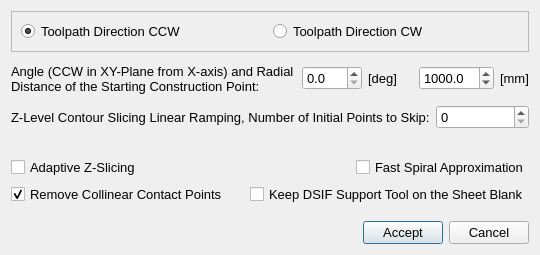
<?xml version="1.0" encoding="UTF-8"?>
<ui version="4.0">
 <class>toolpathParametersAdvancedDialog</class>
 <widget class="QDialog" name="toolpathParametersAdvancedDialog">
  <property name="geometry">
   <rect>
    <x>0</x>
    <y>0</y>
    <width>540</width>
    <height>255</height>
   </rect>
  </property>
  <property name="windowTitle">
   <string>Advanced Toolpath Parameters</string>
  </property>
  <layout class="QVBoxLayout" name="verticalLayout">
   <item>
    <layout class="QHBoxLayout" name="horizontalLayout">
     <item>
      <widget class="QFrame" name="frame">
       <property name="font">
        <font>
         <pointsize>10</pointsize>
        </font>
       </property>
       <property name="frameShape">
        <enum>QFrame::StyledPanel</enum>
       </property>
       <property name="frameShadow">
        <enum>QFrame::Raised</enum>
       </property>
       <layout class="QHBoxLayout" name="horizontalLayout_5">
        <item>
         <widget class="QRadioButton" name="toolDirectionCCWRadio">
          <property name="text">
           <string>Toolpath Direction CCW</string>
          </property>
          <property name="checked">
           <bool>true</bool>
          </property>
         </widget>
        </item>
        <item>
         <widget class="QRadioButton" name="toolDirectionCWRadio">
          <property name="text">
           <string>Toolpath Direction CW</string>
          </property>
         </widget>
        </item>
       </layout>
      </widget>
     </item>
    </layout>
   </item>
   <item>
    <layout class="QHBoxLayout" name="horizontalLayout_2">
     <item>
      <widget class="QLabel" name="label">
       <property name="sizePolicy">
        <sizepolicy hsizetype="Fixed" vsizetype="Fixed">
         <horstretch>0</horstretch>
         <verstretch>0</verstretch>
        </sizepolicy>
       </property>
       <property name="minimumSize">
        <size>
         <width>285</width>
         <height>41</height>
        </size>
       </property>
       <property name="maximumSize">
        <size>
         <width>261</width>
         <height>41</height>
        </size>
       </property>
       <property name="font">
        <font>
         <pointsize>10</pointsize>
        </font>
       </property>
       <property name="toolTip">
        <string>A construction point will be created 10m in this XY-direction. On the discretized contour, the closest point to this construction point will be used to start the current increment.</string>
       </property>
       <property name="statusTip">
        <string>A construction point will be created 10m in this XY-direction. On the discretized contour, the closest point to this construction point will be used to start the current increment.</string>
       </property>
       <property name="text">
        <string>Angle (CCW in XY-Plane from X-axis) and Radial Distance of the Starting Construction Point:</string>
       </property>
       <property name="alignment">
        <set>Qt::AlignLeading|Qt::AlignLeft|Qt::AlignVCenter</set>
       </property>
       <property name="wordWrap">
        <bool>true</bool>
       </property>
      </widget>
     </item>
     <item>
      <widget class="QDoubleSpinBox" name="startAngleSpinBox">
       <property name="font">
        <font>
         <pointsize>10</pointsize>
        </font>
       </property>
       <property name="toolTip">
        <string>A construction point will be created in this XY-direction. On the discretized contour, the closest point to this construction point will be used to start the current increment.</string>
       </property>
       <property name="statusTip">
        <string>A construction point will be created in this XY-direction. On the discretized contour, the closest point to this construction point will be used to start the current increment.</string>
       </property>
       <property name="decimals">
        <number>1</number>
       </property>
       <property name="maximum">
        <double>359.899999999999977</double>
       </property>
      </widget>
     </item>
     <item>
      <widget class="QLabel" name="label_2">
       <property name="font">
        <font>
         <pointsize>10</pointsize>
        </font>
       </property>
       <property name="text">
        <string>[deg]</string>
       </property>
      </widget>
     </item>
     <item>
      <spacer name="horizontalSpacer_4">
       <property name="orientation">
        <enum>Qt::Horizontal</enum>
       </property>
       <property name="sizeHint" stdset="0">
        <size>
         <width>40</width>
         <height>20</height>
        </size>
       </property>
      </spacer>
     </item>
     <item>
      <widget class="QDoubleSpinBox" name="startingDistanceSpinBox">
       <property name="font">
        <font>
         <pointsize>10</pointsize>
        </font>
       </property>
       <property name="toolTip">
        <string>A construction point will be created at this radial distance from the origin. On the discretized contour, the closest point to this construction point will be used to start the current increment.</string>
       </property>
       <property name="statusTip">
        <string>A construction point will be created at this radial distance from the origin. On the discretized contour, the closest point to this construction point will be used to start the current increment.</string>
       </property>
       <property name="decimals">
        <number>1</number>
       </property>
       <property name="maximum">
        <double>10000.000000000000000</double>
       </property>
       <property name="value">
        <double>1000.000000000000000</double>
       </property>
      </widget>
     </item>
     <item>
      <widget class="QLabel" name="label_3">
       <property name="font">
        <font>
         <pointsize>10</pointsize>
        </font>
       </property>
       <property name="text">
        <string>[mm]</string>
       </property>
      </widget>
     </item>
    </layout>
   </item>
   <item>
    <layout class="QHBoxLayout" name="horizontalLayout_7">
     <item>
      <widget class="QLabel" name="label_4">
       <property name="font">
        <font>
         <pointsize>10</pointsize>
        </font>
       </property>
       <property name="text">
        <string>Z-Level Contour Slicing Linear Ramping, Number of Initial Points to Skip:</string>
       </property>
      </widget>
     </item>
     <item>
      <widget class="QSpinBox" name="contourLinearRampSpinBox">
       <property name="font">
        <font>
         <pointsize>10</pointsize>
        </font>
       </property>
       <property name="maximum">
        <number>50</number>
       </property>
      </widget>
     </item>
    </layout>
   </item>
   <item>
    <spacer name="verticalSpacer_2">
     <property name="orientation">
      <enum>Qt::Vertical</enum>
     </property>
     <property name="sizeHint" stdset="0">
      <size>
       <width>20</width>
       <height>40</height>
      </size>
     </property>
    </spacer>
   </item>
   <item>
    <layout class="QHBoxLayout" name="horizontalLayout_4">
     <item>
      <widget class="QCheckBox" name="adaptingZSlicingCheckBox">
       <property name="font">
        <font>
         <pointsize>10</pointsize>
        </font>
       </property>
       <property name="toolTip">
        <string>Incremental depth is used to constrain the maximum surface arc-length, thus the real incremental depth varies with the max wall angle.</string>
       </property>
       <property name="statusTip">
        <string>Incremental depth is used to constrain the maximum surface arc-length, thus the real incremental depth varies with the max wall angle.</string>
       </property>
       <property name="text">
        <string>Adaptive Z-Slicing</string>
       </property>
      </widget>
     </item>
     <item>
      <spacer name="horizontalSpacer_2">
       <property name="orientation">
        <enum>Qt::Horizontal</enum>
       </property>
       <property name="sizeHint" stdset="0">
        <size>
         <width>28</width>
         <height>20</height>
        </size>
       </property>
      </spacer>
     </item>
     <item>
      <widget class="QCheckBox" name="fastSpiralApproxCheckBox">
       <property name="font">
        <font>
         <pointsize>10</pointsize>
        </font>
       </property>
       <property name="toolTip">
        <string>If a spiral toolpath is chosen, a less accurate and less stable linear projection algorithm will be used. USE CAUTION! This also affects the calculation of the local surface properties.</string>
       </property>
       <property name="statusTip">
        <string>If a spiral toolpath is chosen, a less accurate and less stable linear projection algorithm will be used. USE CAUTION! This also affects the calculation of the local surface properties.</string>
       </property>
       <property name="text">
        <string>Fast Spiral Approximation</string>
       </property>
      </widget>
     </item>
    </layout>
   </item>
   <item>
    <layout class="QHBoxLayout" name="horizontalLayout_6">
     <item>
      <widget class="QCheckBox" name="removeCollinearPointsCheckBox">
       <property name="font">
        <font>
         <pointsize>10</pointsize>
        </font>
       </property>
       <property name="text">
        <string>Remove Collinear Contact Points</string>
       </property>
       <property name="checked">
        <bool>true</bool>
       </property>
      </widget>
     </item>
     <item>
      <widget class="QCheckBox" name="keepDsifToolOnSheetBlankCheckBox">
       <property name="font">
        <font>
         <pointsize>10</pointsize>
        </font>
       </property>
       <property name="toolTip">
        <string>In DSIF, the supporting tool will revolve at the first Z-level increment</string>
       </property>
       <property name="text">
        <string>Keep DSIF Support Tool on the Sheet Blank</string>
       </property>
      </widget>
     </item>
    </layout>
   </item>
   <item>
    <spacer name="verticalSpacer">
     <property name="orientation">
      <enum>Qt::Vertical</enum>
     </property>
     <property name="sizeType">
      <enum>QSizePolicy::Fixed</enum>
     </property>
     <property name="sizeHint" stdset="0">
      <size>
       <width>20</width>
       <height>10</height>
      </size>
     </property>
    </spacer>
   </item>
   <item>
    <layout class="QHBoxLayout" name="horizontalLayout_3">
     <item>
      <spacer name="horizontalSpacer_5">
       <property name="orientation">
        <enum>Qt::Horizontal</enum>
       </property>
       <property name="sizeHint" stdset="0">
        <size>
         <width>40</width>
         <height>20</height>
        </size>
       </property>
      </spacer>
     </item>
     <item>
      <widget class="QPushButton" name="acceptPushButton">
       <property name="font">
        <font>
         <pointsize>10</pointsize>
        </font>
       </property>
       <property name="text">
        <string>Accept</string>
       </property>
      </widget>
     </item>
     <item>
      <widget class="QPushButton" name="cancelPushButton">
       <property name="font">
        <font>
         <pointsize>10</pointsize>
        </font>
       </property>
       <property name="text">
        <string>Cancel</string>
       </property>
      </widget>
     </item>
    </layout>
   </item>
  </layout>
 </widget>
 <resources/>
 <connections>
  <connection>
   <sender>acceptPushButton</sender>
   <signal>clicked()</signal>
   <receiver>toolpathParametersAdvancedDialog</receiver>
   <slot>accept()</slot>
   <hints>
    <hint type="sourcelabel">
     <x>261</x>
     <y>163</y>
    </hint>
    <hint type="destinationlabel">
     <x>194</x>
     <y>92</y>
    </hint>
   </hints>
  </connection>
  <connection>
   <sender>cancelPushButton</sender>
   <signal>clicked()</signal>
   <receiver>toolpathParametersAdvancedDialog</receiver>
   <slot>reject()</slot>
   <hints>
    <hint type="sourcelabel">
     <x>342</x>
     <y>163</y>
    </hint>
    <hint type="destinationlabel">
     <x>194</x>
     <y>92</y>
    </hint>
   </hints>
  </connection>
 </connections>
</ui>
